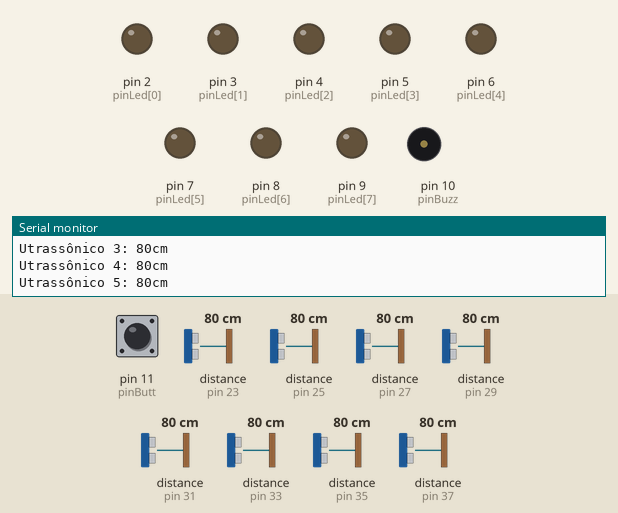
The sketch below on a simulated Arduino Mega 2560, built with avr-gcc and run on an emulated ATmega2560. On the bench: output pins drawn as LEDs (lit = HIGH), buzzer (waves = sounding), the last lines printed to the serial monitor. Dashed ring = blinking. Inputs (shaded band) come from the test bench; at power-on: distance to the obstacle (sensors on pin 23, pin 25, pin 27, pin 29, pin 31, pin 33, pin 35, pin 37) 80 cm, pin 11 (pinButt) LOW.

Above: at 1.2 s.
1.3 s: distance to the obstacle (sensor on pin 23) set to 46 cm
4.3 s: distance to the obstacle (sensor on pin 23) set to 37 cm
At 4.49 s:
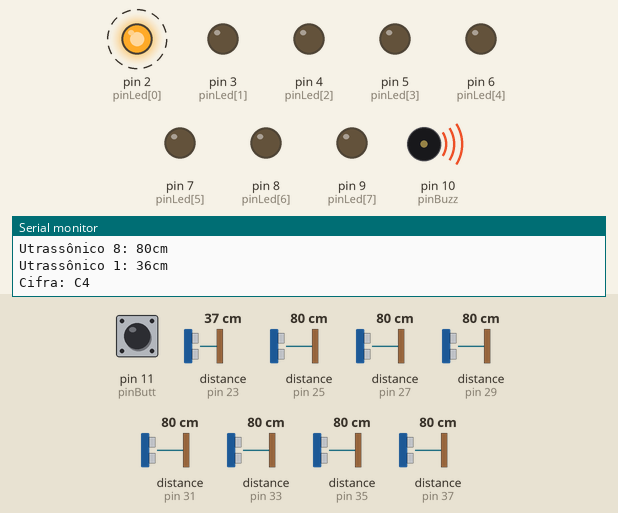
7.3 s: distance to the obstacle (sensor on pin 25) set to 44 cm
10.3 s: distance to the obstacle (sensor on pin 25) set to 38 cm
At 10.46 s:
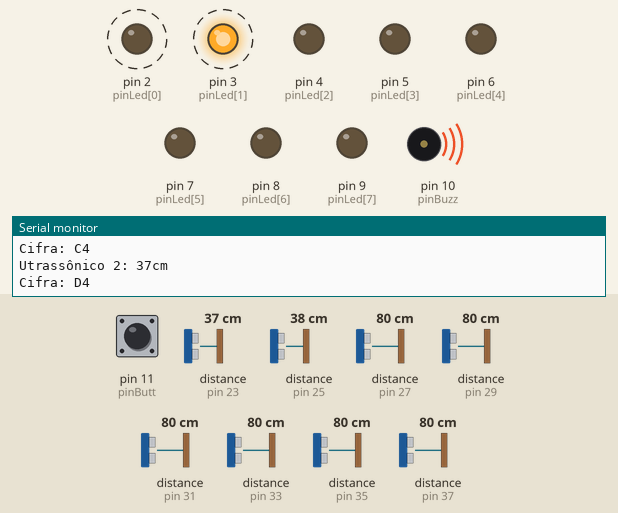
13.3 s: distance to the obstacle (sensor on pin 27) set to 46 cm
16.3 s: distance to the obstacle (sensor on pin 27) set to 37 cm
At 16.84 s:
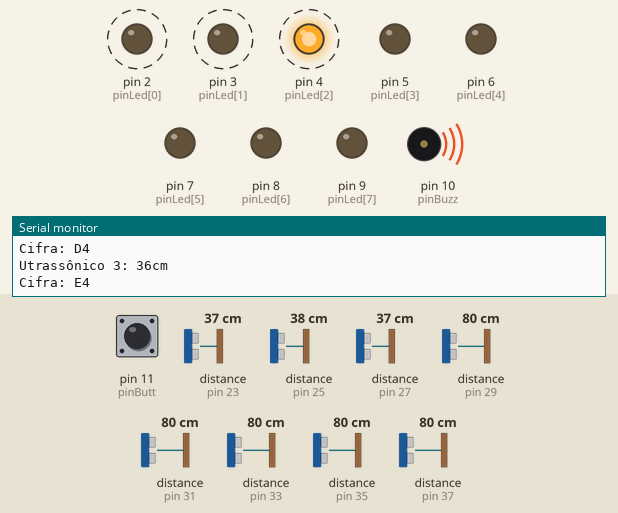
Timing chart, 0 to 20.3 s (numbered marks = the images above; inputs shaded):
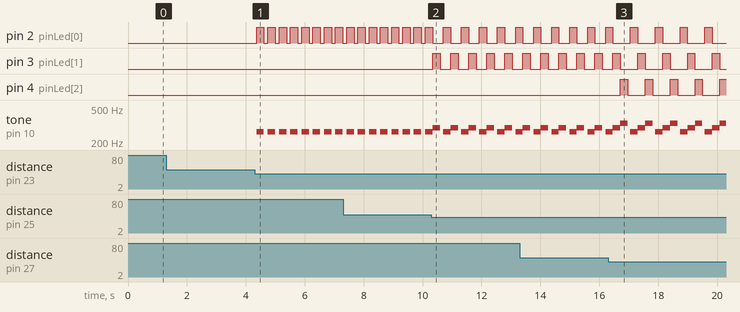

Measured:
- the behaviour switches between 42 and 41 cm on distance to the obstacle (sensor on pin 23) (found by bisection; images 0 and 1)
- the behaviour switches between 42 and 41 cm on distance to the obstacle (sensor on pin 25) (found by bisection; images 1 and 2)
- the behaviour switches between 42 and 41 cm on distance to the obstacle (sensor on pin 27) (found by bisection; images 2 and 3)
- after the input at 4.3 s, pin 2 (pinLed[0]): alternates HIGH for 0.25 s and LOW for 0.13 s, starting after 0.07 s; tone on pin 10 (pinBuzz): alternates 262 Hz for 0.25 s and silent for 0.13 s, starting after 0.07 s
- after the input at 10.3 s, pin 2 (pinLed[0]): alternates HIGH for 0.25 s and LOW for 0.36 s, starting after 0.40 s; pin 3 (pinLed[1]): alternates HIGH for 0.25 s and LOW for 0.36 s, starting at once
- after the input at 16.3 s, pin 2 (pinLed[0]): alternates HIGH for 0.25 s and LOW for 0.59 s, starting after 0.75 s; pin 3 (pinLed[1]): alternates HIGH for 0.25 s and LOW for 0.59 s, starting after 1.0 s; pin 4 (pinLed[2]): alternates HIGH for 0.25 s and LOW for 0.59 s, starting after 0.42 s

The sketch:

piano_musical.ino
```cpp
/*
  Função: Piano Musical
  Desenvolvido por: Matheus Johann Araújo
  E-mail: matheusjohannaraujo@gmail.com
  GitHub: https://github.com/matheusjohannaraujo/projetos_com_arduino/tree/master/piano_musical
  Data: 24/04/2019
*/
// Carrega a biblioteca do Sensor Ultrassonico HC-SR04 ao Arduino
// https://github.com/filipeflop/Ultrasonic
#include <Ultrasonic.h>

// Notas
#define NOTE_C4 262
#define NOTE_D4 294
#define NOTE_E4 330
#define NOTE_F4 349
#define NOTE_G4 392
#define NOTE_A4 440
#define NOTE_B4 494
#define NOTE_C5 523

// Constantes
#define minDistan 3
#define maxDistan 40
#define delayBuzz 250

// Pinos
#define pinBuzz 10
#define pinButt 11
const int nota[] = { NOTE_C4, NOTE_D4, NOTE_E4, NOTE_F4, NOTE_G4, NOTE_A4, NOTE_B4, NOTE_C5 };
const String cifra[] = { "C4", "D4", "E4", "F4", "G4", "A4", "B4", "C5" };
const int pinLed[] = { 2, 3, 4, 5, 6, 7, 8, 9 };

// Inicializa o sensor nos pinos definidos acima
Ultrasonic ultrasonic_1(22, 23);
Ultrasonic ultrasonic_2(24, 25);
Ultrasonic ultrasonic_3(26, 27);
Ultrasonic ultrasonic_4(28, 29);
Ultrasonic ultrasonic_5(30, 31);
Ultrasonic ultrasonic_6(32, 33);
Ultrasonic ultrasonic_7(34, 35);
Ultrasonic ultrasonic_8(36, 37);

// Funções
void setPinInp(int *vet, int len) {
  for (int i = 0; i < len; i++)
    pinMode(vet[i], INPUT);
}

void setPinOut(int *vet, int len) {
  for (int i = 0; i < len; i++)
    pinMode(vet[i], OUTPUT);
}

// Gravador de notas
const int vet_size = 128;
int vet_int[vet_size];
int vet_count = 0;

void insereVet(int i) {
  if (vet_count == vet_size) {
    vet_count = 0;
  }
  vet_int[vet_count++] = i;
}

void limpaVet() {
  for (int i = 0, x = 0; i < vet_size; i++) {
    vet_int[i] = -1;
  }
}

void tocarVet() {
  for (int i = 0; i < vet_size; i++) {
    int x = vet_int[i];
    if (x == -1) {
      break;
    }
    Serial.println("Numero da nota: " + String(x) + ", Cifra: " + String(cifra[x]));
    tone(pinBuzz, nota[x], delayBuzz);
    digitalWrite(pinLed, HIGH);
    delay(delayBuzz);
    noTone(pinBuzz);
    digitalWrite(pinLed, LOW);
  }
  vet_count = 0;
  limpaVet();
}

void playUltraSoundLed(int distancia, int numeroSensor) {
  Serial.println("Utrassônico " + String(numeroSensor--) + ": " + String(distancia) + "cm");
  if (distancia >= minDistan && distancia <= maxDistan) {
    Serial.println("Cifra: " + String(cifra[numeroSensor]));
    tone(pinBuzz, nota[numeroSensor], delayBuzz);
    digitalWrite(pinLed[numeroSensor], HIGH);
    delay(delayBuzz);
    noTone(pinBuzz);
    digitalWrite(pinLed[numeroSensor], LOW);
    insereVet(numeroSensor);
  }
  if (digitalRead(pinButt)) {
    tocarVet();
  }
}

void setup() {
  setPinOut(pinLed, sizeof(pinLed) / sizeof(int));
  pinMode(pinBuzz, OUTPUT);
  pinMode(pinButt, INPUT);
  Serial.begin(9600);
  limpaVet();
}

void loop() {
  playUltraSoundLed(ultrasonic_1.convert(ultrasonic_1.timing(), Ultrasonic::CM), 1);
  playUltraSoundLed(ultrasonic_2.convert(ultrasonic_2.timing(), Ultrasonic::CM), 2);
  playUltraSoundLed(ultrasonic_3.convert(ultrasonic_3.timing(), Ultrasonic::CM), 3);
  playUltraSoundLed(ultrasonic_4.convert(ultrasonic_4.timing(), Ultrasonic::CM), 4);
  playUltraSoundLed(ultrasonic_5.convert(ultrasonic_5.timing(), Ultrasonic::CM), 5);
  playUltraSoundLed(ultrasonic_6.convert(ultrasonic_6.timing(), Ultrasonic::CM), 6);
  playUltraSoundLed(ultrasonic_7.convert(ultrasonic_7.timing(), Ultrasonic::CM), 7);
  playUltraSoundLed(ultrasonic_8.convert(ultrasonic_8.timing(), Ultrasonic::CM), 8);
}
```
